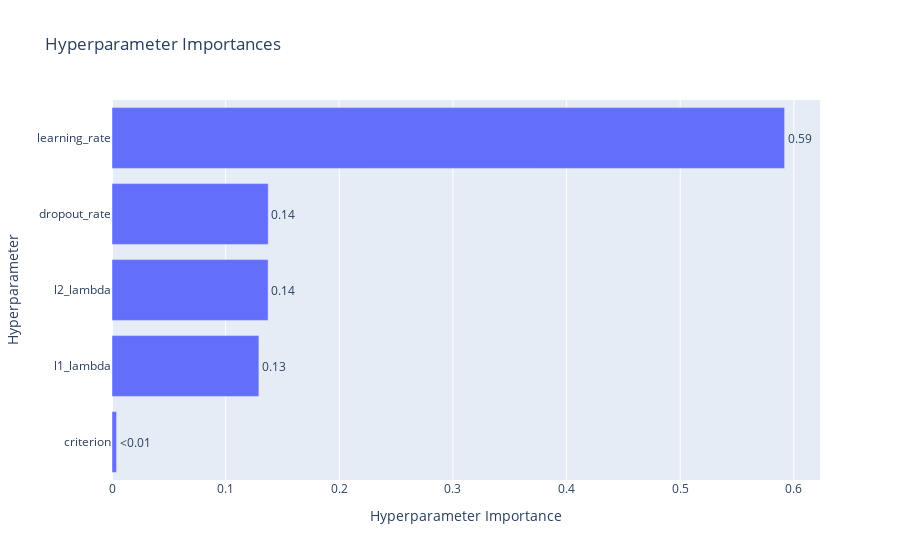

Notebook code cell kept with this figure:
### Code cell
optuna.visualization.plot_param_importances(loaded_study)

### Figure 1 — Plotly figure (JSON) as saved in the notebook; plotly's stock layout.template omitted (floating-point values rounded to 4 significant figures)
{"data": [{"cliponaxis": false, "hovertemplate": ["criterion (IntDistribution): 0.0040015833995787385<extra></extra>", "l1_lambda (FloatDistribution): 0.12925132051569588<extra></extra>", "l2_lambda (FloatDistribution): 0.13738182769138552<extra></extra>", "dropout_rate (FloatDistribution): 0.1374890633818949<extra></extra>", "learning_rate (FloatDistribution): 0.591876205011445<extra></extra>"], "name": "Objective Value", "orientation": "h", "text": ["<0.01", "0.13", "0.14", "0.14", "0.59"], "textposition": "outside", "type": "bar", "x": [0.004002, 0.1293, 0.1374, 0.1375, 0.5919], "y": ["criterion", "l1_lambda", "l2_lambda", "dropout_rate", "learning_rate"]}], "layout": {"title": {"text": "Hyperparameter Importances"}, "xaxis": {"title": {"text": "Hyperparameter Importance"}}, "yaxis": {"title": {"text": "Hyperparameter"}}}}
